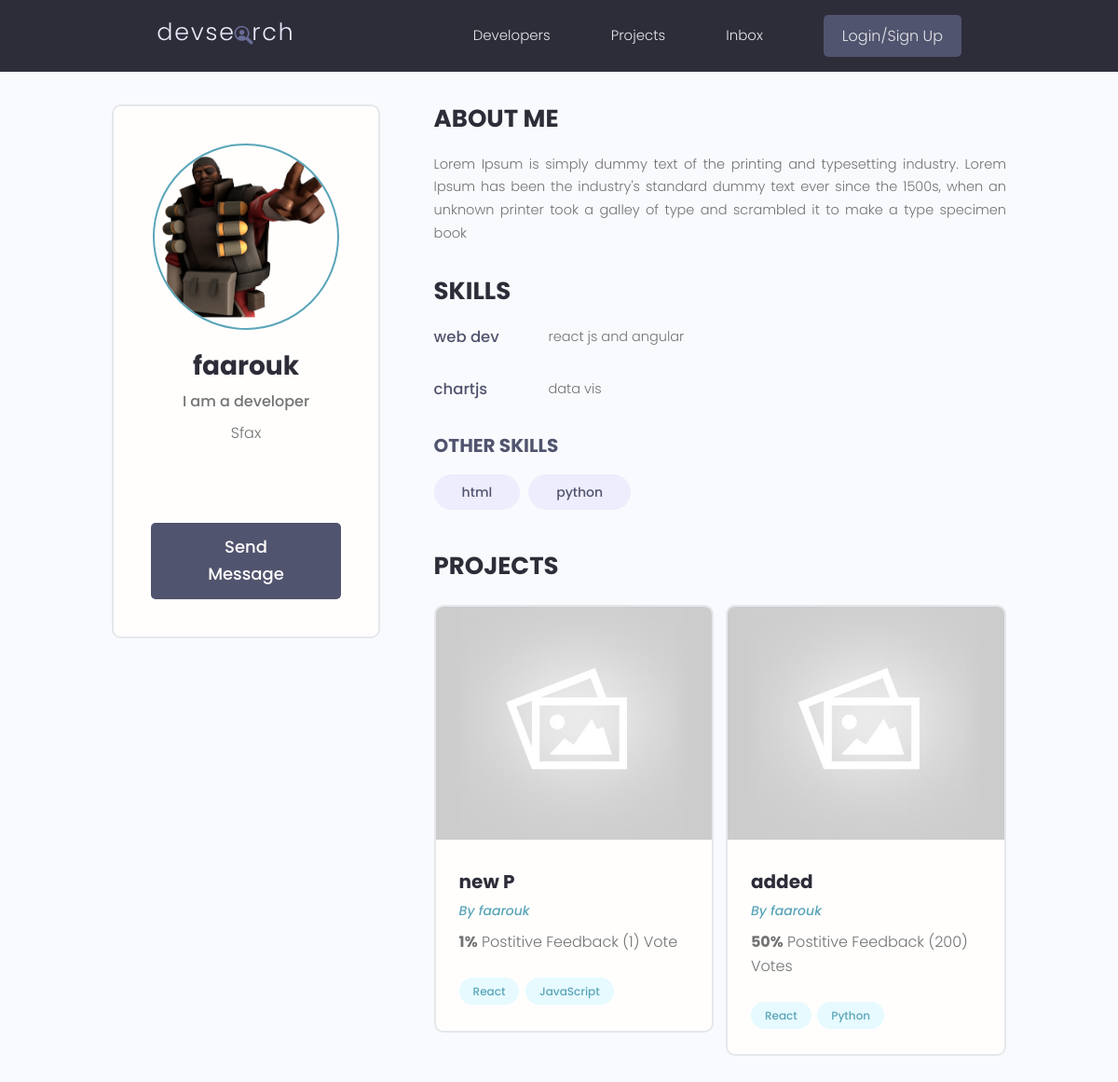
The app's page /profile/88b4c485-e2a3-436c-9921-4944f9a081f5/ with its own data.
### users/models.py (models this page shows, shortened)
class Profile(models.Model):
    user = models.OneToOneField(User,on_delete=models.CASCADE,null=True,blank=True)
    name = models.CharField(max_length=200,null=True,blank=True)
    email = models.EmailField(max_length=500,null=True,blank=True)
    username = models.CharField(max_length=200,null=True,blank=True)
    location = models.CharField(max_length=200,null=True,blank=True)
    short_intro = models.CharField(max_length=200,null=True,blank=True)
    bio = models.TextField(null=True,blank=True)
    profile_image = models.ImageField(null=True,blank=True,upload_to='profiles/',default="profiles/user-default.png")
    social_github = models.CharField(max_length=200,null=True,blank=True)
    social_twitter = models.CharField(max_length=200,null=True,blank=True)
    social_linkedin = models.CharField(max_length=200,null=True,blank=True)
    social_youtube = models.CharField(max_length=200,null=True,blank=True)
    social_website = models.CharField(max_length=200,null=True,blank=True)
    created = models.DateTimeField(auto_now_add=True)
    id = models.UUIDField(default=uuid.uuid4, unique = True,
                          primary_key=True,editable=False)

class Skill(models.Model):
    owner = models.ForeignKey(Profile,on_delete=models.CASCADE,null=True,blank=True)
    name =  models.CharField(max_length=200,null=True,blank=True)
    description = models.TextField(null=True,blank=True)
    created = models.DateTimeField(auto_now_add=True)
    id = models.UUIDField(default=uuid.uuid4, unique = True,
                          primary_key=True,editable=False)
    def __str__(self) -> str:
        return str(self.name)

### projects/models.py (models this page shows, shortened)
class Project(models.Model):
    owner = models.ForeignKey(Profile,null=True,blank=True,on_delete=models.SET_NULL)
    title = models.CharField(max_length=200)
    description = models.TextField(null=True,blank=True)
    featured_image = models.ImageField(null=True,blank=True,default='default.jpg')
    demo_link = models.CharField(max_length=2000, null=True,blank=True)
    source_link = models.CharField(max_length=2000,null=True,blank=True)
    tags = models.ManyToManyField('Tag',blank=True)
    vote_total = models.IntegerField(default=0,null=True,blank=True)
    vote_ratio = models.IntegerField(default=0,null=True,blank=True)
    created = models.DateTimeField(auto_now_add=True)
    id = models.UUIDField(default=uuid.uuid4, unique = True,
                          primary_key=True,editable=False)

class Tag(models.Model):
    name = models.CharField(max_length=200)
    created = models.DateTimeField(auto_now_add=True)
    id = models.UUIDField(default=uuid.uuid4,unique=True,
                          primary_key=True ,editable=False)
    def __str__(self) :
        return self.name

### users/views.py (the view)
# urls.py: path('profile/<str:pk>/',views.userProfile, name = "user-profile"),
def userProfile(request,pk):
    profile = Profile.objects.get(id=pk)
    topSkills = profile.skill_set.exclude(description__exact="")
    otherSkills = profile.skill_set.filter(description__exact="")
    context = {'profile':profile,'topSkills':topSkills,'otherSkills':otherSkills}
    return render(request,'users/user-profile.html',context)

### users/templates/users/user-profile.html (shortened to what this page needs)
{% extends 'main.html' %}
{% block content %}
<main class="profile my-md">
    <div class="container">
      <div class="layout">
        <div class="column column--1of3">
          <div class="card text-center">
            <div class="card__body dev">
              <img class="avatar avatar--xl" src="{{profile.profile_image.url}}" />
              <h2 class="dev__name">{{profile.name}}</h2>
              <p class="dev__title">{{profile.short_intro}}</p>
              <p class="dev__location">{{profile.location}}</p>
              <ul class="dev__social">
        </ul>
              <a href="#" class="btn btn--sub btn--lg">Send Message </a>
            </div>
          </div>
        </div>
        <div class="column column--2of3">
          <div class="devInfo">
            <h3 class="devInfo__title">About Me</h3>
            <p class="devInfo__about">{{profile.bio}}</p>
          </div>
          <div class="devInfo">
            <h3 class="devInfo__title">Skills</h3>
            <div class="devInfo__skills">
                {% for skill in topSkills  %}
                <div class="devSkill">
                    <h4 class="devSkill__title">{{skill.name}}</h4>
                    <p class="devSkill__info">{{skill.description}}</p>
            </div>
            {% endfor %}
              <h3 class="devInfo__subtitle">Other Skills</h3>
              <div class="devInfo__otherSkills">
                {% for skill in otherSkills %}
                <span class="tag tag--pill tag--sub tag--lg">
                    <small>{{skill}}</small>
                </span>
                {% endfor %}
              </div>
            </div>
          </div>
          <div class="devInfo">
            <h3 class="devInfo__title">Projects</h3>
            <div class="grid grid--two">
                {% for project in profile.project_set.all  %}
                <div class="column">
                <div class="card project">
                  <a href="{% url 'project' project.id %}" class="project">
                    <img class="project__thumbnail" src="{{project.featured_image.url}}" alt="project thumbnail" />
                    <div class="card__body">
                      <h3 class="project__title">{{project.title}}</h3>
                      <p><a class="project__author" href="{% url 'user-profile' project.owner.id %}">By {{project.owner.name}}</a></p>
                      <p class="project--rating">
                          <span style="font-weight: bold;">{{project.vote_ratio}}%</span> Postitive
                        Feedback ({{project.vote_total}}) Vote{{project.vote_total|pluralize:'s'}}
                      </p>
                      <div class="project__tags">
                        {% for tag in project.tags.all  %}
                        <span class="tag tag--pill tag--main">
                            <small>{{tag}}</small>
                        </span>
                        {% endfor %}
                    </div>
                </div>
            </a>
        </div>
    </div>
    {% endfor %}
</div>
</div>
</div>
</div>
</div>
</main>
{% endblock %}

### static/styles/app.css (style rules this page uses)
:root { --color-sub: #2d2d39; }
.btn--sub { background-color: var(--color-sub-light); }
.card { border: 2px solid var(--color-light); }
img { width: 100%; }
.profile .card > .dev { padding: 4rem; }
.dev__name { color: var(--color-sub); font-size: 2.8rem; font-weight: 700; margin-top: 1rem; margin-bottom: 0.5rem; }
.dev__title { font-size: 1.6rem; font-weight: 500; line-height: 1.3; }
.dev__location { margin-top: 1rem; }
.dev__social { margin: 3rem 0; list-style: none; display: flex; justify-content: center; gap: 1.5rem; }
.devInfo { margin-bottom: 3rem; }
.devInfo__title, .devInfo__subtitle { font-size: 2.6rem; color: var(--color-sub); text-transform: uppercase; font-weight: 700; margin-bottom: 1.5rem; }
.devInfo__subtitle { font-size: 2rem; color: var(--color-sub-light); }
.devInfo__about, .devSkill__info { font-size: 1.45rem; line-height: 1.7; text-align: justify; }
.devSkill { margin-bottom: 3rem; }
.devSkill__title { font-size: 1.65rem; font-weight: 500; color: var(--color-sub-light); }
@media screen and (min-width: 700px) { .devSkill { display: flex; justify-content: space-between; gap: 3rem; } }
@media screen and (min-width: 700px) { .devSkill__info { flex-basis: 80%; } }
.project__author { font-size: 1.4rem; font-style: italic; }
.project--rating { margin-bottom: 1.6em; margin-top: .5em; }
.project__thumbnail { height: 25rem; object-fit: cover; object-position: top center; }
.project__title { font-size: 2rem; font-weight: 700; color: var(--color-sub); }

### static/uikit/styles/modules/_variables.css (style rules this page uses)
:root { --color-main: #5aa5b9; --color-main-light: #e6faff; --color-sub: #3f4156; --color-sub-light: #51546e; --color-sub-lighter: #ededfd; --color-text: #737373; --color-gray: #8b8b8b; --color-light: #e5e7eb; --color-light-gray: #767676; --color-bg: #f8fafd; --color-white: #fffefd; --color-white-light: #f3f3f3; --color-success: #359e64; --color-success-bg: #def8e8; --color-error: #fc4b0b; --color-error-bg: #fff2ee; --font-base: 'Poppins', arial, helvetica, 'Segoe UI', roboto, ubuntu, sans-serif; --font-monospace: 'Fira Code', 'Courier New', courier, monospace; --font-regular: 300; --font-medium: 500; --font-bold: 700; --generic-shadow: 1px 1px 5px #00000010; --generic-transition: all 0.3s ease-in-out; }

### static/uikit/styles/modules/_base.css (style rules this page uses)
* { margin: 0; padding: 0; box-sizing: border-box; text-rendering: optimizeLegibility; color: inherit; font-size: inherit; }
html { font-size: 50%; }
@media only screen and (min-width: 480px) { html { font-size: 56.25%; } }
@media only screen and (min-width: 1200px) { html { font-size: 62.5%; } }
body { line-height: 1.6; font-weight: 400; font-size: 1.5rem; color: var(--color-text); background-color: var(--color-bg); min-height: 100vh; }

### static/uikit/styles/modules/_typography.css (style rules this page uses)
* { font-family: var(--font-base); }
h2 { font-size: 3.6rem; font-weight: var(--font-bold); }
h3 { font-size: 3.2rem; font-weight: var(--font-medium); }
h4 { font-size: 2.8rem; font-weight: var(--font-medium); }
p, span, strong { font-size: 1.6rem; color: var(--color-text); font-weight: var(--font-regular); }
a { padding-bottom: 2px; text-decoration: none; display: inline-block; color: var(--color-main); font-weight: var(--font-medium); }

### static/uikit/styles/modules/_utilities.css (style rules this page uses)
.container { width: 92%; max-width: 165rem; margin: 0 auto; box-sizing: border-box; }
@media screen and (min-width: 1000px) { .container { width: 90%; } }
@media screen and (min-width: 1200px) { .container { width: 80%; } }
.text-center { text-align: center; }
.my-md { margin: 3rem auto; }

### static/uikit/styles/modules/_avatar.css (style rules this page uses)
.avatar { border-radius: 50%; border: 2px solid var(--color-main); object-fit: cover; }
.avatar--xl { height: 20rem; width: 20rem; }

### static/uikit/styles/modules/_button.css (style rules this page uses)
.btn { display: inline-block; position: relative; cursor: pointer; background-color: var(--color-light); font-weight: var(--font-medium); color: var(--color-sub); text-decoration: none; padding: 1rem 2rem; border-radius: 0.5rem; border: none; width: -webkit-fit-content; width: -moz-fit-content; width: fit-content; height: -webkit-fit-content; height: -moz-fit-content; height: fit-content; font-size: 1.6rem; outline-width: 0; outline-color: transparent; -webkit-backface-visibility: hidden; backface-visibility: hidden; transition: all 0.3s ease-in-out; }
.btn--sub { background-color: var(--color-sub); color: var(--color-white); }
.btn--lg { font-size: 1.8rem; padding: 1.2rem 4.5rem; }

### static/uikit/styles/modules/_card.css (style rules this page uses)
.card { border-radius: 1rem; background-color: var(--color-white); border: 1.5px solid var(--color-light); width: auto; height: auto; margin-top: 0.5rem; margin-bottom: 0.5rem; overflow: hidden; }
.card__body, .card__header { padding: 2rem 2.5rem; }

### records on screen
Profile: profile_image (picture), name "faarouk", short_intro "I am a developer", location "Sfax", bio "Lorem Ipsum is simply dummy text of the printing and typesetting industry. Lorem Ipsum has been the industry's standard dummy text ever since the 1500s, when an unknown printer took a galley of type and scrambled it to make a type specimen book"
Skill: name "web dev", description "react js and angular"
Skill: name "chartjs", description "data vis"
Skill: name "html"
Skill: name "python"
Project: featured_image (placeholder picture), title "new P", owner.name "faarouk", vote_ratio "1", vote_total "1"
Tag: name "React"
Tag: name "JavaScript"
Project: featured_image (placeholder picture), title "added", owner.name "faarouk", vote_ratio "50", vote_total "200"
Tag: name "Python"
